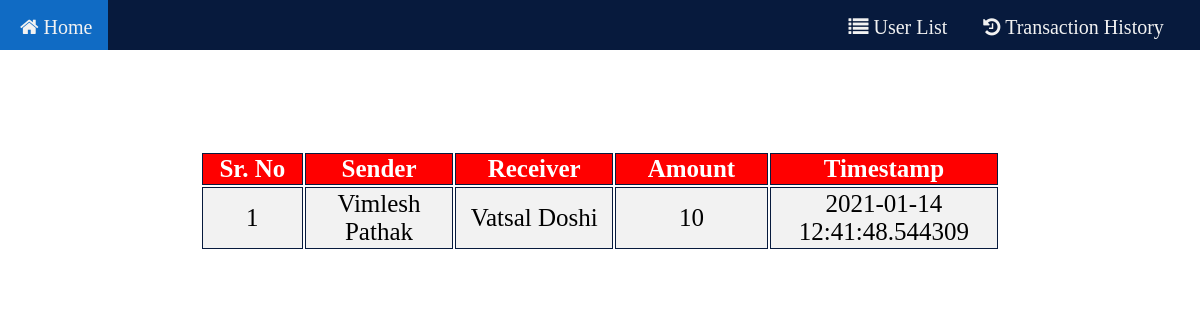
/transaction.php, run on the app's committed database.
### tables this page shows
CREATE TABLE `trans` (
  `transaction id` int(20) NOT NULL,
  `sender` varchar(20) NOT NULL,
  `reciever` varchar(20) NOT NULL,
  `amount` float NOT NULL,
  `date_time` timestamp(6) NOT NULL DEFAULT current_timestamp(6) ON UPDATE current_timestamp(6)
);

### transaction.php (the view, shortened to what this page needs)
<!DOCTYPE html>
<html>
<head>
<link rel="stylesheet" href="https://cdnjs.cloudflare.com/ajax/libs/font-awesome/4.7.0/css/font-awesome.min.css">
	<link rel="stylesheet" type="text/css" href="navbar.css">
</head>
<body>
    <div id="navbar">
    <a class="hi" href="index.php"><i class="fa fa-home"></i> Home</a>
    <a class="hello" href="table.php"><i class="fa fa-list"></i> User List</a>
    <a class="bye" href="transaction.php"><i class="fa fa-history"></i> Transaction History</a>
    </div>
	<?php include'connection.php' ?>
	<h1>Transaction History</h1>
	<table class="middle">
    <thead>
        <tr>
        <th>Sr. No</th>
            <th>Sender</th>
            <th>Receiver</th>
            <th>Amount</th>
            <th>Timestamp</th>
        </tr>
    </thead>
    <tbody>
		<?php $sql = "SELECT * FROM trans";
        $result = mysqli_query($conn, $sql);?>
    	<?php while( $row = mysqli_fetch_array($result)) : ?>
		<tr>
            <td><?php echo $row['transaction id']; ?></td>
            <td><?php echo $row['sender']; ?></td>
            <td><?php echo $row['reciever']; ?></td>
            <td><?php echo $row['amount']; ?></td>
            <td><?php echo $row['date_time']; ?> </td>
        </tr>
        <?php endwhile ?>
    </tbody>
	</table>
</body>
</html>

### navbar.css (style rules this page uses)
#navbar { overflow: hidden; background-color: #071a3d; height: 50px; font-size: 35px; }
#navbar a { float: left; display: block; color: #f2f2f2; text-align: center; padding: 16px; text-decoration: none; padding-left: 20px; }
.hello { margin-left: 20px; float: right; }
.bye { margin-right: 20px; float: right; }
.hi { margin-right: 700px; float: right; }

### transaction.php (style rules this page uses)
table { width: 800px; height: 100px; color: black; font-size: 20px; border-color: white; }
tr, th, td { border: 1px solid #071a3d ; width: 800px; }
th,td { text-align: center; width: 800px; }
th { background-color: red ; color: white; width: 800px; }
body { background-image: url("https://img.freepik.com/free-photo/colour-smoke-background_71163-197.jpg?size=626&ext=jpg"); margin: 0; background-repeat: no-repeat; background-size: cover; }
.middle { margin-left: auto; margin-right: auto; width: 800px; }
h1 { text-align: center; font-size: 40px; color: white; }
a { color: white; font-size:20px; }
tr { font-size:25px; border: 2px solid black; background-color: #f2f2f2; }

### data on the page
trans: transaction id "1", sender "Vimlesh Pathak", reciever "Vatsal Doshi", amount "10", date_time "2021-01-14 12:41:48.544309"
